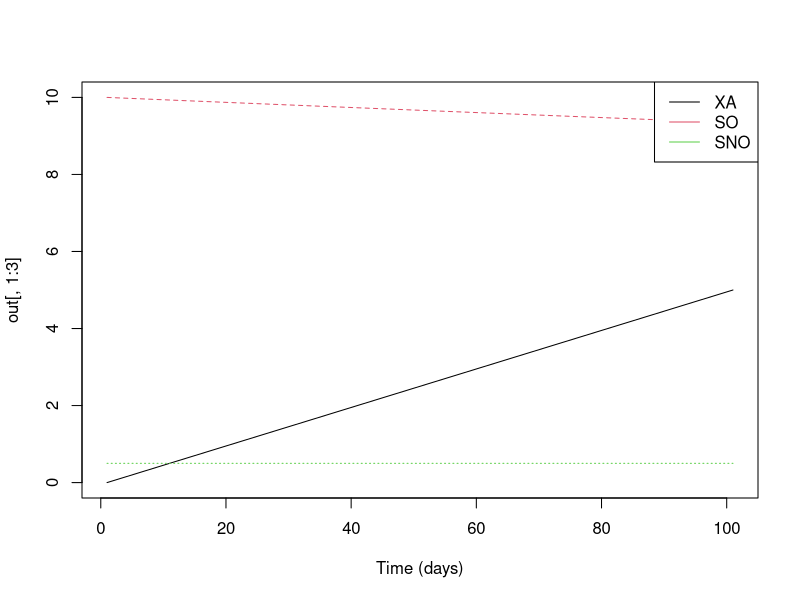

Write R code to recreate this figure.
# Anoxic endogenous respiration of autotrophs rate equation
anoxic_auto_endo_resp <- function(time, state, parms) {
  XA <- state[1]
  SO <- state[2]
  SNO <- state[3]
  
  bA_NOX = parms["bA_NOX"]
  KO2 = parms["KO2"]
  KNOX = parms["KNOX"]
  
  rate = bA_NOX * (KO2 / (KO2 + SO)) * (SNO / (KNOX + SNO)) * XA
  
  dXA <- -rate  # Negative value as it's a consumption
  dSO <- 0  # No change in SO for this example
  dSNO <- 0  # No change in SNO for this example
  
  return(list(c(dXA, dSO, dSNO)))
}

# Parameters
params <- c(bA_NOX = 0.05, KO2 = 0.2, KNOX = 0.5)

# Initial conditions
initial_conditions <- c(XA = 10, SO = 0.5, SNO = 10)

# Time steps
t <- seq(0, 5, by = 0.05)

# Numerical integration
library(deSolve)
out <- ode(y = initial_conditions, times = t, 
           func = anoxic_auto_endo_resp, parms = params)

# Plot results
matplot(out[, 1:3], type = "l", xlab = "Time (days)")
legend("topright", legend = c("XA", "SO", "SNO"), lty = 1, col = 1:3)
